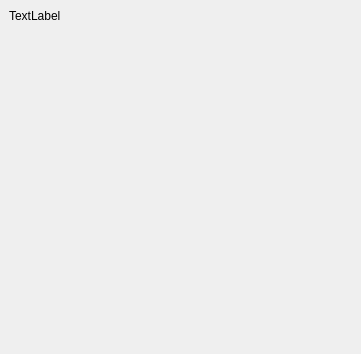
<?xml version="1.0" encoding="UTF-8"?>
<ui version="4.0">
 <class>MainWindow</class>
 <widget class="QMainWindow" name="MainWindow">
  <property name="geometry">
   <rect>
    <x>0</x>
    <y>0</y>
    <width>361</width>
    <height>354</height>
   </rect>
  </property>
  <property name="windowTitle">
   <string>Export Manager</string>
  </property>
  <widget class="QWidget" name="centralwidget">
   <layout class="QVBoxLayout" name="verticalLayout">
    <item>
     <layout class="QHBoxLayout" name="horizontalLayout">
      <item>
       <widget class="QLabel" name="label">
        <property name="text">
         <string>TextLabel</string>
        </property>
       </widget>
      </item>
     </layout>
    </item>
    <item>
     <spacer name="verticalSpacer">
      <property name="orientation">
       <enum>Qt::Orientation::Vertical</enum>
      </property>
      <property name="sizeHint" stdset="0">
       <size>
        <width>20</width>
        <height>40</height>
       </size>
      </property>
     </spacer>
    </item>
   </layout>
  </widget>
 </widget>
 <resources/>
 <connections/>
</ui>
